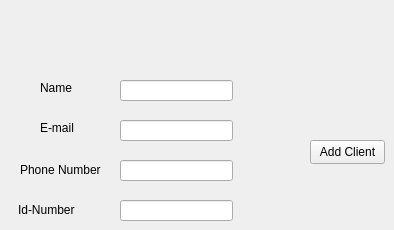
        <widget class="QWidget" name="tab_28">
         <attribute name="title">
          <string>Add New Client</string>
         </attribute>
         <widget class="QLineEdit" name="lineEdit_49">
          <property name="geometry">
           <rect>
            <x>120</x>
            <y>80</y>
            <width>113</width>
            <height>21</height>
           </rect>
          </property>
         </widget>
         <widget class="QLineEdit" name="lineEdit_50">
          <property name="geometry">
           <rect>
            <x>120</x>
            <y>120</y>
            <width>113</width>
            <height>21</height>
           </rect>
          </property>
         </widget>
         <widget class="QLineEdit" name="lineEdit_51">
          <property name="geometry">
           <rect>
            <x>120</x>
            <y>160</y>
            <width>113</width>
            <height>21</height>
           </rect>
          </property>
         </widget>
         <widget class="QLineEdit" name="lineEdit_52">
          <property name="geometry">
           <rect>
            <x>120</x>
            <y>200</y>
            <width>113</width>
            <height>21</height>
           </rect>
          </property>
         </widget>
         <widget class="QLabel" name="label_42">
          <property name="geometry">
           <rect>
            <x>40</x>
            <y>80</y>
            <width>49</width>
            <height>16</height>
           </rect>
          </property>
          <property name="text">
           <string>Name</string>
          </property>
         </widget>
         <widget class="QLabel" name="label_43">
          <property name="geometry">
           <rect>
            <x>40</x>
            <y>120</y>
            <width>49</width>
            <height>16</height>
           </rect>
          </property>
          <property name="text">
           <string>E-mail</string>
          </property>
         </widget>
         <widget class="QLabel" name="label_44">
          <property name="geometry">
           <rect>
            <x>20</x>
            <y>160</y>
            <width>91</width>
            <height>20</height>
           </rect>
          </property>
          <property name="text">
           <string>Phone Number</string>
          </property>
         </widget>
         <widget class="QLabel" name="label_45">
          <property name="geometry">
           <rect>
            <x>18</x>
            <y>200</y>
            <width>91</width>
            <height>20</height>
           </rect>
          </property>
          <property name="text">
           <string>Id-Number</string>
          </property>
         </widget>
         <widget class="QPushButton" name="pushButton_32">
          <property name="geometry">
           <rect>
            <x>310</x>
            <y>140</y>
            <width>75</width>
            <height>24</height>
           </rect>
          </property>
          <property name="text">
           <string>Add Client</string>
          </property>
         </widget>
        </widget>
